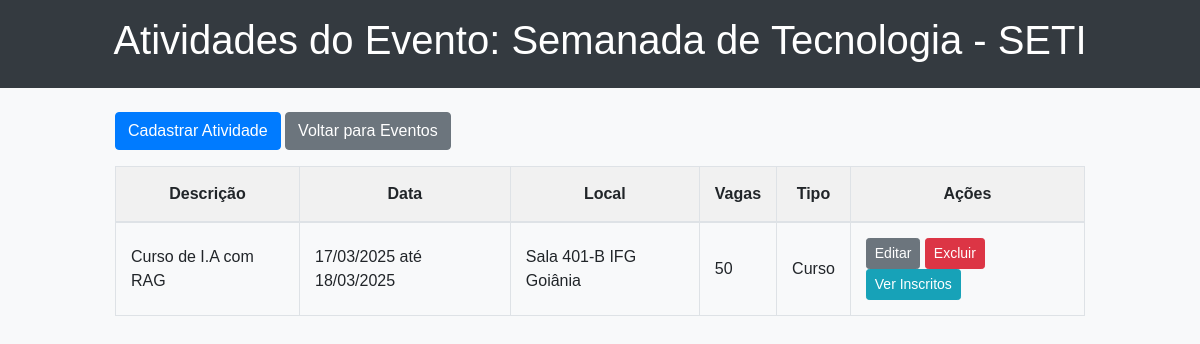
The page /eventos/6/atividades/ (signed in) on the database as committed earlier.
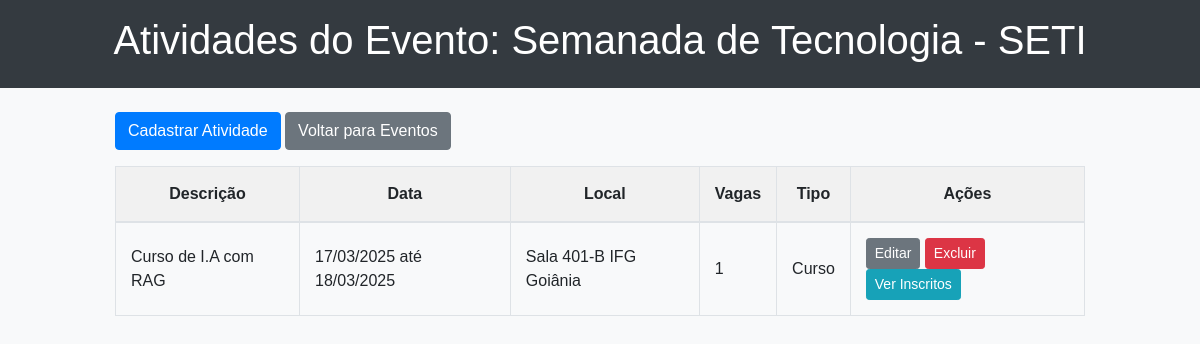
The same page on the database as committed later.
### eventos/models.py (models this page shows, shortened)
class Evento(models.Model):
    nome = models.CharField(max_length=255)
    data_inicio = models.DateField(blank=True, null=True)
    data_fim = models.DateField(blank=True, null=True)
    inscricao_inicio = models.DateField(blank=True, null=True)
    inscricao_fim = models.DateField(blank=True, null=True)
    link_inscricao = models.URLField(blank=True, null=True)
    descricao = models.TextField(blank=True, null=True)
    ativo = models.BooleanField(default=True)
    tipo = models.CharField(
        max_length=20,
        choices=TIPO_EVENTO_CHOICES,
        default='outros'
    )
    nome_local = models.CharField(max_length=255, blank=True, null=True)
    link_maps = models.URLField(blank=True, null=True)

class Atividade(models.Model):
    evento = models.ForeignKey(Evento, on_delete=models.CASCADE, related_name='atividades')
    descricao = models.TextField()
    data_inicio = models.DateField()
    data_fim = models.DateField()
    local = models.CharField(max_length=255)
    limite_vagas = models.IntegerField(blank=True, null=True)
    TIPO_ATIVIDADE_CHOICES = [
        ('alimentacao', 'Alimentação'),
        ('apresentacao_artistica', 'Apresentação Artística'),
        ('apresentacao_trabalho_cientifico', 'Apresentação de Trabalho Científico'),
        ('cerimonia', 'Cerimônia'),
        ('coloquio', 'Colóquio'),
        ('conferencia', 'Conferência'),
        ('curso', 'Curso'),
        ('divulgacao', 'Divulgação'),
        ('encontro', 'Encontro'),
        ('espetaculo', 'Espetáculo'),
    ]
    tipo = models.CharField(max_length=50, choices=TIPO_ATIVIDADE_CHOICES)
    inscritos = models.ManyToManyField(User, blank=True, related_name='atividades_inscritas')

### eventos/views.py (the view)
# urls.py: path('<int:evento_pk>/atividades/', AtividadeListView.as_view(), name='atividade_list'),
class AtividadeListView(LoginRequiredMixin, ListView):
    model = Atividade
    template_name = 'eventos/atividade_list.html'
    context_object_name = 'atividades'
    def get_queryset(self):
        evento_id = self.kwargs.get('evento_pk')
        return Atividade.objects.filter(evento_id=evento_id)
    def get_context_data(self, **kwargs):
        context = super().get_context_data(**kwargs)
        context['evento'] = Evento.objects.get(pk=self.kwargs.get('evento_pk'))
        return context

### eventos/templates/eventos/atividade_list.html (shortened to what this page needs)
{% load static %}
<!DOCTYPE html>
<html lang="pt-br">
<head>
    <link rel="stylesheet" href="https://stackpath.bootstrapcdn.com/bootstrap/4.5.2/css/bootstrap.min.css">
    <link rel="stylesheet" href="https://cdnjs.cloudflare.com/ajax/libs/font-awesome/5.15.4/css/all.min.css">
    <link rel="stylesheet" type="text/css" href="{% static 'eventos/css/style.css' %}">
</head>
<body>
    <header class="bg-dark text-white p-3 text-center">
        <h1>Atividades do Evento: {{ evento.nome }}</h1>
    </header>
    <div class="container mt-4">
        {% if request.user.is_staff %}
            <a class="btn btn-primary mb-3" href="{% url 'atividade_create' evento.pk %}">Cadastrar Atividade</a>
        {% endif %}
        <a class="btn btn-secondary mb-3" href="{% url 'evento_list' %}">Voltar para Eventos</a>
        {% if atividades %}
            <table class="table table-bordered activity-table">
                <thead>
                    <tr>
                        <th>Descrição</th>
                        <th>Data</th>
                        <th>Local</th>
                        <th>Vagas</th>
                        <th>Tipo</th>
                        {% if request.user.is_staff %}
                            <th>Ações</th>
                        {% else %}
                            <th>Inscrição</th>
                        {% endif %}
                    </tr>
                </thead>
                <tbody>
                    {% for atividade in atividades %}
                        <tr>
                            <td>{{ atividade.descricao }}</td>
                            <td>
                                {{ atividade.data_inicio|date:"d/m/Y" }} até
                                {{ atividade.data_fim|date:"d/m/Y" }}
                            </td>
                            <td>{{ atividade.local }}</td>
                            <td>{{ atividade.limite_vagas }}</td>
                            <td>{{ atividade.get_tipo_display }}</td>
                            {% if request.user.is_staff %}
                                <td>
                                    <a class="btn btn-secondary btn-sm" href="{% url 'atividade_edit' atividade.pk %}">Editar</a>
                                    <button class="btn btn-danger btn-sm" onclick="showDeleteModal('{{ atividade.pk }}', '{{ atividade.descricao }}')">Excluir</button>
                                    <a class="btn btn-info btn-sm" href="{% url 'inscritos_list' atividade.pk %}">Ver Inscritos</a>
                                </td>
                            {% endif %}
                        </tr>
                    {% endfor %}
                </tbody>
            </table>
        {% else %}
            <p>Nenhuma atividade cadastrada para este evento.</p>
        {% endif %}
    </div>
</body>
</html>

### eventos/static/eventos/css/style.css (style rules this page uses)
body { background-color: #f8f9fa; font-family: Arial, sans-serif; margin: 0; padding: 0; }
header { background-color: #343a40; color: #fff; padding: 20px; text-align: center; }
.container { width: 90%; max-width: 1000px; margin: 20px auto; }
.activity-table { width: 100%; table-layout: auto; margin-bottom: 20px; }
.activity-table th, .activity-table td { padding: 15px; vertical-align: middle; }
.activity-table th { background-color: #f1f1f1; text-align: center; }
.activity-table td { min-width: 90%; }

Rows that differ between the two databases and show on the page:
changed Atividade "Curso de I.A com RAG": limite_vagas "50" → "1"
